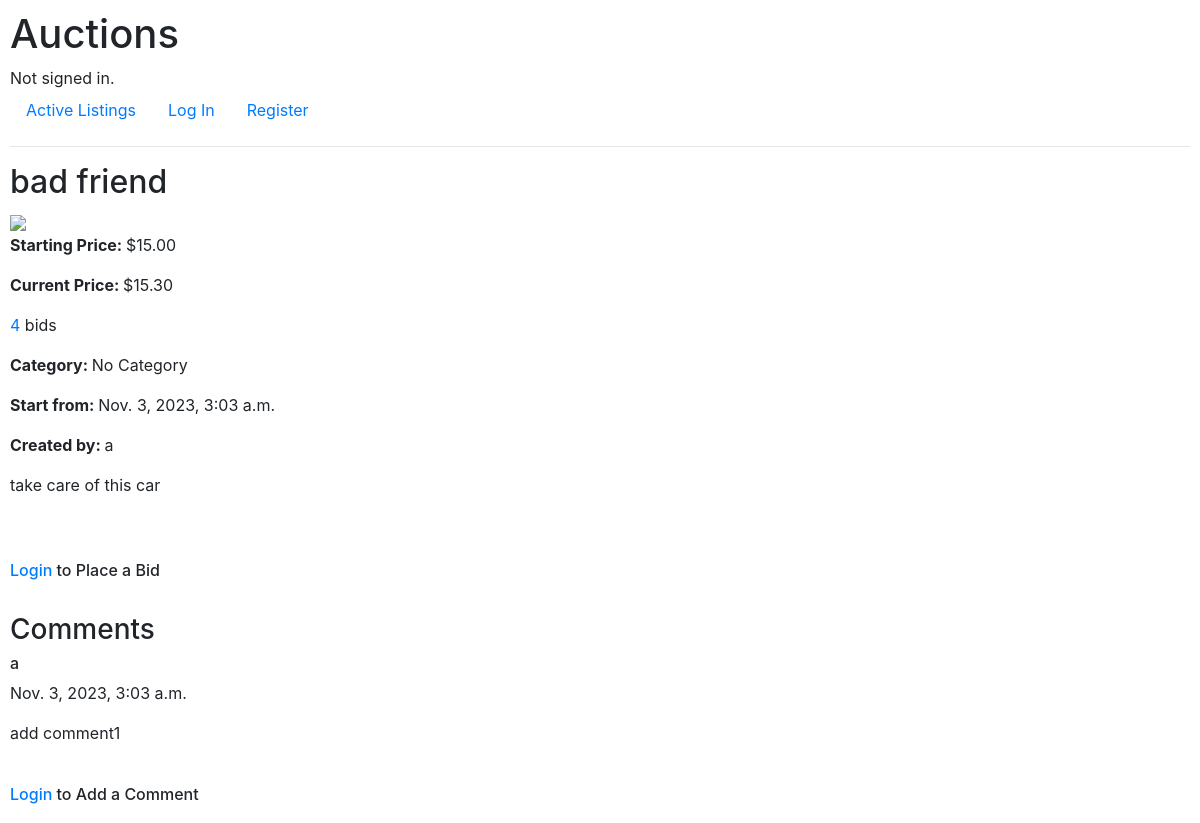
/listing/1, run on the app's committed database.
### auctions/models.py (models this page shows, shortened)
class Listing(models.Model):
    title = models.CharField(max_length=50)
    description = models.TextField(blank=True)
    photo = models.URLField(blank=True)
    price = models.DecimalField(max_digits=20, decimal_places=2)
    currentprice = models.DecimalField(default=0, blank=True, max_digits=20, decimal_places=2)
    activation = models.BooleanField()
    category = models.ForeignKey(Category, on_delete=models.CASCADE, related_name="category")
    user = models.ForeignKey(User, on_delete=models.CASCADE, related_name="listing")
    time = models.DateTimeField(auto_now_add=True)

class Bid(models.Model):
    listing = models.ForeignKey(Listing, on_delete=models.CASCADE, related_name="bid")
    bidder = models.ForeignKey(User, on_delete=models.CASCADE, related_name="bid")
    price = models.DecimalField(max_digits=20, decimal_places=2, validators=[MinValueValidator(0)])
    time = models.DateTimeField(auto_now_add=True)

class Category(models.Model):
    categoryName = models.CharField(max_length=50)
    def __str__(self):
        return self.categoryName

class User(AbstractUser):
    watchlist = models.ManyToManyField('Listing', related_name="watchlistuser")
    pass

class Comment(models.Model):
    listing = models.ForeignKey(Listing, on_delete=models.CASCADE, related_name="comment")
    user = models.ForeignKey(User, on_delete=models.CASCADE, related_name="comment")
    comment = models.TextField()
    time = models.DateTimeField(auto_now_add=True)

### auctions/views.py (the view, shortened to what this page needs)
# urls.py: path("listing/<int:listing_id>", views.listing, name="listing"),
def listing(request, listing_id):
    listing = Listing.objects.get(pk = listing_id)
    comment = Comment.objects.filter(listing = listing_id).order_by("-time")
    user = request.user
    bids = Bid.objects.filter(listing = listing_id)
    top = bids.order_by("-price").first()
    counter = bids.count()
    categories = Category.objects.all()
    return render(request, "auctions/listing.html", {
        "listing":listing,
        "comment": comment,
        "top": top,
        "counter": counter,
    })

### auctions/templates/auctions/listing.html (shortened to what this page needs)
{% extends "auctions/layout.html" %}
{% block body %}
    <div name="listing_info">
        <h2>
            {{ listing.title }}</h2>
        <img src="{{ listing.photo }}" width="400px"/>
        <p><b>Starting Price: </b>${{ listing.price }}</p>
        {% if top %}
            <p><b>Current Price: </b>${{ top.price }}</p>
        {% endif %}
        {% if counter %}
            <p><a href="{% url 'bid' listing.id %}">{{ counter }}</a> bids</p>
        {% else %}
            <p>No bid yet</p>
        {% endif %}
        {% if listing.category %}
            <p><b>Category: </b>{{ listing.category }}</p>
        {% else %}
            <p>No Category</p>
        {% endif %}
        <p><b>Start from: </b>{{ listing.time }}</p>
        <p><b>Created by: </b>{{ listing.user }}</p>
        <p>{{ listing.description }}</p>
    </div>
    <br>
    <br>
    {% if user.is_authenticated %}
        {% if listing.activation %}
        <div name="bid">
            <h3>Place Your Bid</h3>
            <form name="bid" action="{% url 'listing' listing.id %}" method="POST">
                {% csrf_token %}
                <input type="number" name="placebid" placeholder="Place Your Bid" step="0.01" min="0" required>
                <input type="submit" value="Bid">
            </form>
        </div>
        {% endif %}
    {% else %}
        <h6><a href="{% url 'login' %}">Login</a> to Place a Bid</h6>
    {% endif %}
    <br>
    <div name="comment">
        <h3>Comments</h3>
        {% if not comment %}
            <p>Add the First Comment</p>
        {% else %}
            {% for c in comment %}
                <h6>{{ c.user }}</h6>
                <p>{{ c.time }}</p>
                <p>{{ c.comment }}</p>
                <br>
            {% endfor %}
        {% endif %}
        {% if user.is_authenticated %}
            {% if listing.activation %}
                <form action="{% url 'listing' listing.id %}", method="POST">
                    {% csrf_token %}
                    <textarea name="new_comment" placeholder="Write your comment" required></textarea><br>
                    <input type="submit" value="Comment"></input>
                </form>
            {% endif %}
        {% else %}
            <h6><a href="{% url 'login' %}">Login</a> to Add a Comment</h6>
        {% endif %}
    </div>
{% endblock %}

### auctions/static/auctions/styles.css (style rules this page uses)
body { padding: 10px; }

### data on the page
Listing: title "bad friend", price "15.00", category "No Category", time "Nov. 3, 2023, 3:03 a.m.", user "a", description "take care of this car"
Bid: price "15.30"
Comment: user "a", time "Nov. 3, 2023, 3:03 a.m.", comment "add comment1"

### other printed values
{{ counter }} "4"
